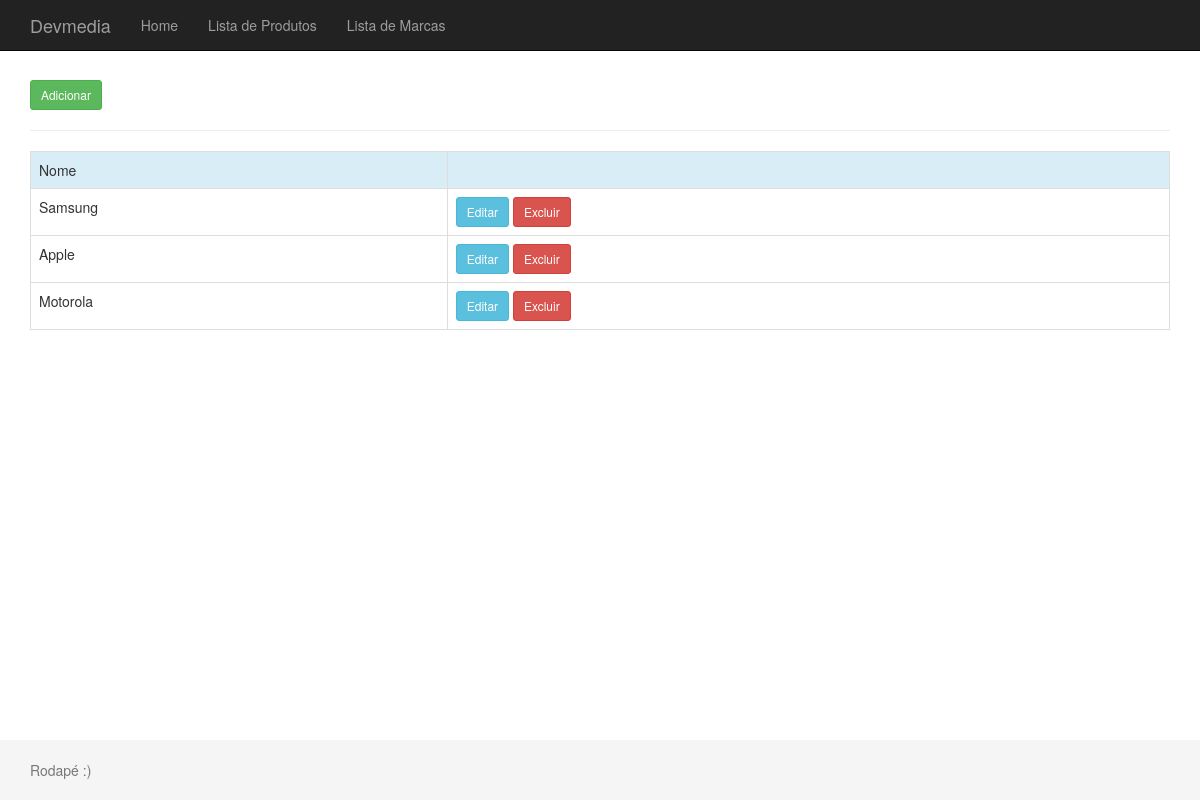
The app's page /marca with its own data.
### tables this page shows
CREATE TABLE marca
(
  id INT PRIMARY KEY AUTO_INCREMENT,
  nome VARCHAR(200) NOT NULL
);

### App/Controllers/Controller.php (called while the page is built, shortened)
<?php
abstract class Controller
{
    private $viewVar;
    public function render($view)
    {
        $viewVar   = $this->getViewVar();
        require_once PATH . '/App/Views/layouts/header.php';
        require_once PATH . '/App/Views/layouts/menu.php';
        require_once PATH . '/App/Views/' . $view . '.php';
        require_once PATH . '/App/Views/layouts/footer.php';
    }
    public function getViewVar()
    {
        return $this->viewVar;
    }
    public function setViewParam($varName, $varValue)
    {
        if ($varName != "" && $varValue != "") {
            $this->viewVar[$varName] = $varValue;
        }
    }
}

### App/Controllers/MarcaController.php (called while the page is built, shortened)
<?php
class MarcaController extends Controller
{
    public function index()
    {
        $marcaDAO = new MarcaDAO();
        self::setViewParam('listaMarcas',$marcaDAO->listar());
        $this->render('/marca/index');
    }
}

### index.php (called while the page is built, shortened)
<?php
try {
    $app = new App();
    $app->run();
}catch (\Exception $e){
    $oError = new Erro($e);
    $oError->render();
}

### App/Models/DAO/BaseDAO.php (called while the page is built, shortened)
<?php
abstract class BaseDAO
{
    private $conexao;
    public function __construct()
    {
        $this->conexao = Conexao::getConnection();
    }
    public function select($sql)
    {
        if(!empty($sql))
        {
            return $this->conexao->query($sql);
        }
    }
}

### App/Lib/Conexao.php (called while the page is built, shortened)
<?php
class Conexao
{
    public static function getConnection() {
        $pdoConfig  = DB_DRIVER . ":". "host=" . DB_HOST . ";";
        $pdoConfig .= "dbname=".DB_NAME.";";
        try {
            if(!isset($connection)){
                $connection =  new PDO($pdoConfig, DB_USER, DB_PASSWORD);
                $connection->setAttribute(PDO::ATTR_ERRMODE, PDO::ERRMODE_EXCEPTION);
            }
            return $connection;
        } catch (PDOException $e) {
            throw new Exception("Erro de conexão com o banco de dados",500);
        }
    }
}

### App/Models/DAO/MarcaDAO.php (called while the page is built, shortened)
<?php
class MarcaDAO extends BaseDAO
{
    public  function listar()
    {
        $resultado = $this->select(
            'SELECT id, nome FROM marca'
        );
        return $resultado->fetchAll(\PDO::FETCH_CLASS, Marca::class);
    }
}

### App/Models/Entidades/Marca.php (called while the page is built, shortened)
<?php
class Marca
{
    private $id;
    private $nome;
    public function getId()
    {
        return $this->id;
    }
    public function getNome()
    {
        return $this->nome;
    }
}

### App/Views/marca/index.php (the view, shortened to what this page needs)
<div class="container">
    <div class="row">
        <br>
        <div class="col-md-12">
            <a href="http://<?php echo APP_HOST; ?>/marca/cadastro" class="btn btn-success btn-sm">Adicionar</a>
            <hr>
        </div>
        <div class="col-md-12">
            <?php
                if(!count($viewVar['listaMarcas'])){
            ?>
                <div class="alert alert-info" role="alert">Nenhuma marca encontrada</div>
            <?php
                } else {
            ?>
                <div class="table-responsive">
                    <table class="table table-bordered table-hover">
                        <tr>
                            <td class="info">Nome</td>
                            <td class="info"></td>
                        </tr>
                        <?php
                            foreach($viewVar['listaMarcas'] as $marca) {
                        ?>
                            <tr>
                                <td><?php echo $marca->getNome(); ?></td>
                                <td>
                                    <a href="http://<?php echo APP_HOST; ?>/marca/edicao/<?php echo $marca->getId(); ?>" class="btn btn-info btn-sm">Editar</a>
                                    <a href="http://<?php echo APP_HOST; ?>/marca/exclusao/<?php echo $marca->getId(); ?>" class="btn btn-danger btn-sm">Excluir</a>
                                </td>
                            </tr>
                        <?php
                            }
                        ?>
                    </table>
                </div>
            <?php
                }
            ?>
        </div>
    </div>
</div>

### public/css/main.css (style rules this page uses)
html { position: relative; min-height: 100%; }
body { margin-bottom: 60px; }
body > .container { padding: 60px 15px 0; }

### records on screen
marca: nome "Samsung"
marca: nome "Apple"
marca: nome "Motorola"
